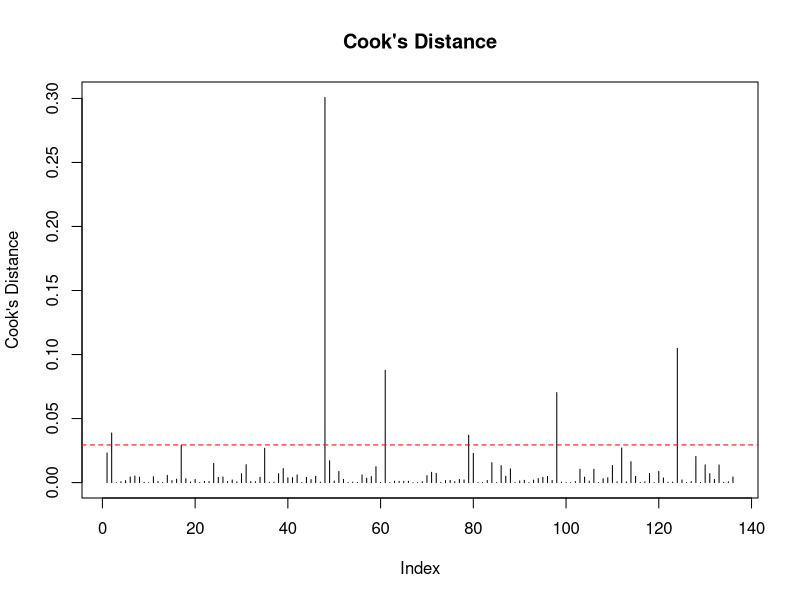
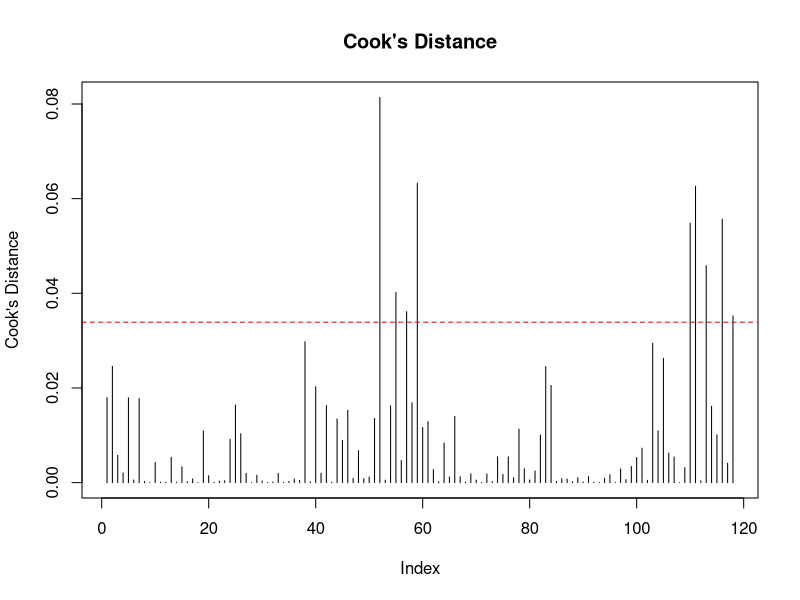

Recreate these plots in R, in order. (Note: this script raises an error after producing the figures.)
## ---- chunk 1
library(data.table)

#**Load dataset**
pri_df<- fread("pri_Cd_data.csv", header=TRUE, sep=";", skip = 2, 
                    fill=TRUE) 
pri_df[, `:=`(
  logclay = log10(Clay),
  logSOC = log10(OC/10),
  logsolutionCd = log10(SoilCdavi*10),
  logsoilCd = log10(SoilCdtot)
)]                    

#**Derive soil-solution regression model**
# Select relevant columns and remove missing values
soil_solution <- pri_df[, .(logsolutionCd, logsoilCd, logSOC, logclay, pH, source, land_use)]
soil_solution <- na.omit(soil_solution)

#**Multiple linear regression for raw crop data**
ML_solution <- lm(logsolutionCd ~ logsoilCd + logSOC + logclay + pH + land_use - 1, data = soil_solution)
summary(ML_solution)

#**Clean solution data based on Cook distance**
# Calculate Cook's Distance
cook_dist <- cooks.distance(ML_solution)

# Identify high Cook's Distance points
high_cook <- which(cook_dist > 4 / length(cook_dist))

# Plot Cook's Distance
plot(cook_dist, type = "h", main = "Cook's Distance", ylab = "Cook's Distance")
abline(h = 4 / length(cook_dist), col = "red", lty = 2)  # Threshold line

# Remove high Cook's Distance points
clean_solu_data <- soil_solution[-high_cook]

#**Multiple regression model for cleaned data**
ML_solution_clean <- lm(logsolutionCd ~ logsoilCd + logSOC + logclay + pH + land_use - 1, data = clean_solu_data)
summary(ML_solution_clean)

# Add predictions
clean_solu_data[, pred := predict(ML_solution_clean)]

# Mark outliers
soil_solution[, outlier := "prediction"]
soil_solution[high_cook, outlier := "outlier"]

#**Calculate Normalized Mean Absolute Error (NMAE), Normalized Root Mean Square Error (NRMSE), and the R-squared **
solu_nmae <- mean(abs(clean_solu_data$pred - clean_solu_data$logsolutionCd)) / mean(abs(clean_solu_data$logsolutionCd))  # NMAE in percentage
solu_nrmse <- sqrt(mean((clean_solu_data$pred - clean_solu_data$logsolutionCd)^2)) / mean(abs(clean_solu_data$logsolutionCd))  # NRMSE in percentage

# Extract coefficients for the regression equation
solu_coeffs <- round(coef(ML_solution_clean), 2)

# Get regression equations and build the regression equation as a string
solu_regression_eq <- paste0(
  "logsolutionCd = ",
  solu_coeffs["logsoilCd"], "*logsoilCd",
  solu_coeffs["logSOC"], "*logSOC",  solu_coeffs["logclay"], "*logclay", "\n",
  "                       ", solu_coeffs["pH"], "*pH+", 
  ifelse("land_usePaddy" %in% names(solu_coeffs), solu_coeffs["land_usePaddy"], 0), "*paddy+",
  ifelse("land_useUpland" %in% names(solu_coeffs), solu_coeffs["land_useUpland"], 0), "*upland"
)

# Derive predictions based on the multiple linear regression
soil_solution[, pred := ifelse(land_use == "Upland", solu_coeffs["logsoilCd"]*logsoilCd + solu_coeffs["logSOC"]*logSOC + solu_coeffs["logclay"]*logclay + solu_coeffs["pH"]*pH + solu_coeffs["land_useUpland"], 
                                                     solu_coeffs["logsoilCd"]*logsoilCd + solu_coeffs["logSOC"]*logSOC + solu_coeffs["logclay"]*logclay + solu_coeffs["pH"]*pH + solu_coeffs["land_usePaddy"])]


#** Derive soil-crop regression model**
rice_data <- pri_df[, logcropCd := log10(RiceCd)]
rice_data$crop <- "grain"
straw_data <- pri_df[, logcropCd := log10(StrawCd)]
straw_data$crop <- "straw"
crop_data <- rbind(na.omit(rice_data), na.omit(straw_data))

#**Multiple linear regression for raw crop data**
ML_crop = lm(logcropCd ~ logsoilCd + logSOC+logclay+pH+crop-1, data = crop_data)
summary(ML_crop)

#**Clean crop data based on Cook distance**
# Get Cook's Distance
cook_dist <- cooks.distance(ML_crop)

# Identify points with high Cook's Distance (e.g., greater than 4/n)
high_cook <- which(cook_dist > 4/length(cook_dist))

# Plot Cook's Distance
plot(cook_dist, type = "h", main = "Cook's Distance", ylab = "Cook's Distance")
abline(h = 4/length(cook_dist), col = "red", lty = 2)  # Threshold line

crop_data$outlier <- "prediction"
crop_data[high_cook, ]$outlier <- "outlier"

# Remove rows corresponding to identified outliers (example: based on Cook's Distance)
clean_crop_data <- crop_data[-high_cook, ]

#**Multiple relationship for cleaned data**
ML_crop_clean = lm(logcropCd ~ logsoilCd + logSOC+logclay+pH+crop-1, 
                   data = clean_crop_data)
summary(ML_crop_clean)

# Add predictions
clean_crop_data[, pred := predict(ML_crop_clean)]

#**Calculate Normalized Mean Absolute Error (NMAE), Normalized Root Mean Square Error (NRMSE), and the R-squared **
crop_nmae <- mean(abs(clean_crop_data$pred - clean_crop_data$logcropCd)) / mean(abs(clean_crop_data$logcropCd))  # NMAE in percentage
crop_nrmse <- sqrt(mean((clean_crop_data$pred - clean_crop_data$logcropCd)^2)) / mean(abs(clean_crop_data$logcropCd))  # NRMSE in percentage
# Extract coefficients for the regression equation
crop_coeffs <- round(coef(ML_crop_clean), 2)

crop_regression_eq <- paste0(
  "logcropCd = ",
  crop_coeffs["logsoilCd"], "*logsoilCd",
  crop_coeffs["logSOC"], "*logSOC", crop_coeffs["logclay"], "*logclay", "\n",
  "                  ",
  crop_coeffs["pH"], "*pH+", 
  ifelse("cropgrain" %in% names(crop_coeffs), crop_coeffs["cropgrain"], 0), "*grain+",
  ifelse("cropstraw" %in% names(crop_coeffs), crop_coeffs["cropstraw"], 0), "*straw"
)

# Derive predictions based on the multiple linear regression
crop_data[, pred := ifelse(crop == "straw", crop_coeffs["logsoilCd"]*logsoilCd + crop_coeffs["logSOC"]*logSOC + crop_coeffs["logclay"]*logclay + crop_coeffs["pH"]*pH + crop_coeffs["cropstraw"], 
                                      crop_coeffs["logsoilCd"]*logsoilCd + crop_coeffs["logSOC"]*logSOC + crop_coeffs["logclay"]*logclay + crop_coeffs["pH"]*pH + crop_coeffs["cropgrain"])] 
                    

#**Make plot**
# Combine metrics and equation for annotation
crop_annotation_text <- paste0(
  crop_regression_eq, "\n",
  "R² = ", round(summary(ML_crop_clean)$r.squared, 2), "\n",
  "NMAE = ", round(crop_nmae, 2), "\n",
  "NRMSE = ", round(crop_nrmse, 2)
)

# Adjust annotation position for clarity
crop_annotate_x <- min(crop_data$logcropCd) - 0.1
crop_annotate_y <- 1.5

library(ggsci)
p1 <- ggplot(crop_data)+
  geom_point(aes(x = logcropCd, y = pred, 
                 color = crop, shape = source, alpha = outlier),
             size = 3) +  # Points
  geom_abline(slope = 1, intercept = 0, color = "red", linetype = "dashed", linewidth = 1) +  # Line of perfect fit
  labs(
    x = "Measured log Crop Cd content",
    y = "Predicted log Crop Cd content",
    title = "(a)",
    color = "Crop",         # Custom title for color legend
    shape = "Data type",       # Custom title for shape legend
    alpha = "Data source"     # Custom title for alpha legend
  ) +
  xlim(c(-3.5, 1.5))+
  ylim(c(-2.5, 1.5))+
  scale_color_npg()+
  scale_alpha_manual(values = c(0.3, 1))+
  scale_shape_manual(values = c(1, 16))+
  theme_minimal() +
  theme(
    text = element_text(size = 12),
    plot.title = element_text(hjust = 0.5),
    legend.title = element_text(size = 12),    # Legend title font size
    legend.text = element_text(size = 10),     # Legend text font size
    legend.position = "bottom",        # Legend position
  ) +
  guides(
    alpha = guide_legend(override.aes = list(size = 2), nrow = 2),  # Adjust legend point size for alpha
    color = guide_legend(override.aes = list(size = 2), nrow = 2),  # Adjust legend point size for color
    shape = guide_legend(override.aes = list(size = 2), nrow = 2)   # Adjust legend point size for shape
  )+
  annotate(
    "text",
    x = annotate_x,
    y = annotate_y,
    label = crop_annotation_text,
    hjust = 0,
    vjust = 1,
    size = 3.5,
    color = "black"
  )

# Combine metrics and equation for annotation
solu_annotation_text <- paste0(
  solu_regression_eq, "\n",
  "R² = ", round(summary(ML_solupred)$r.squared, 2), "\n",
  "NMAE = ", round(solu_nmae, 2), "\n",
  "NRMSE = ", round(solu_nrmse, 2)
)

# Adjust annotation position for clarity
solu_annotate_x <- min(soil_solution$logsolutionCd) - 0.1
solu_annotate_y <- 1.5

p2 <- ggplot(soil_solution)+
  geom_point(aes(x = logsolutionCd, y = pred, 
                 color = land_use, shape = source, alpha = outlier),
             size = 3) +  # Points
  geom_abline(slope = 1, intercept = 0, color = "red", linetype = "dashed", linewidth = 1) +  # Line of perfect fit
  labs(
    x = "Measured log solution Cd content",
    y = "Predicted log solution Cd content",
    title = "(b)",
    color = "Land use",         # Custom title for color legend
    shape = "Data type",       # Custom title for shape legend
    alpha = "Data source"     # Custom title for alpha legend
  ) +
  xlim(c(-3.5, 1.5))+
  ylim(c(-2.5, 1.5))+
  scale_color_npg()+
  scale_alpha_manual(values = c(0.3, 1))+
  scale_shape_manual(values = c(1, 16))+
  theme_minimal() +
  theme(
    text = element_text(size = 12),
    plot.title = element_text(hjust = 0.5),
    legend.title = element_text(size = 12),    # Legend title font size
    legend.text = element_text(size = 10),     # Legend text font size
    legend.position = "bottom",        # Legend position
  ) +
  guides(
    alpha = guide_legend(override.aes = list(size = 2), nrow = 2),  # Adjust legend point size for alpha
    color = guide_legend(override.aes = list(size = 2), nrow = 2),  # Adjust legend point size for color
    shape = guide_legend(override.aes = list(size = 2), nrow = 2)   # Adjust legend point size for shape
  )+
  annotate(
    "text",
    x = annotate_x,
    y = annotate_y,
    label = solu_annotation_text,
    hjust = 0,
    vjust = 1,
    size = 3.5,
    color = "black"
  )

library(patchwork)

# Combine p1 and p2 with a shared legend
combined_plot <- p1 + p2 + 
  plot_layout(guides = "collect") &  # Collect and share legends
  theme(legend.position = "bottom")  # Place the legend at the bottom

print(combined_plot)

# combined_plot
ggsave(combined_plot, filename = "regression_model.tiff",
  width = 11,
  height = 5,
  units = "in",
  dpi = 300
)
